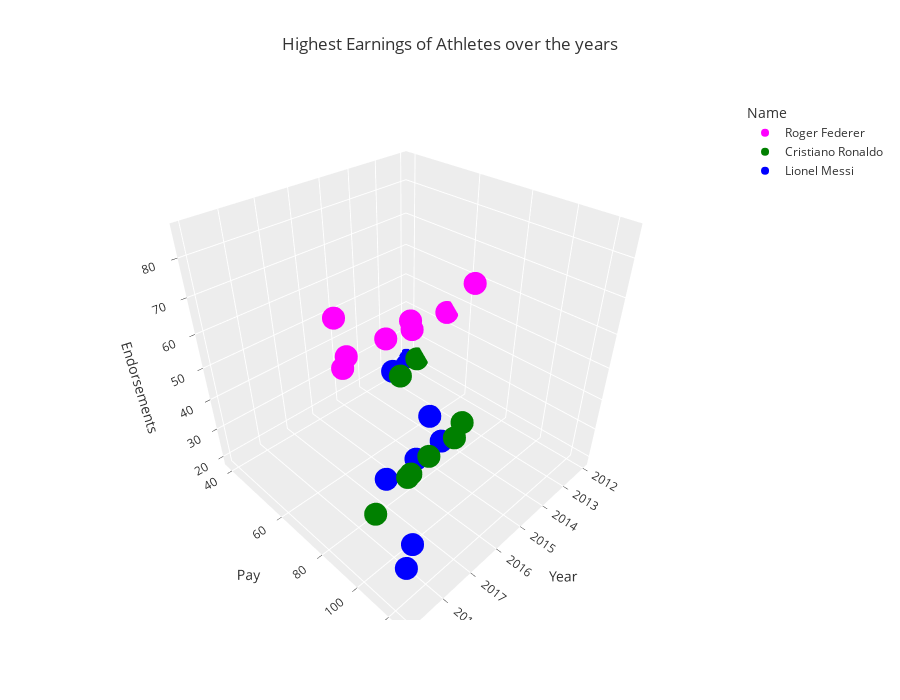

Notebook code for this chart:
### Code cell
fig=px.scatter_3d(
data_frame=de,
x='Year',
y='Pay',
z='Endorsements',
color='Name',
color_discrete_sequence=['magenta','green','blue'],
log_y=True,  #we are adding a log scale for Pay, we can also do for x and z
template='ggplot2',
title='Highest Earnings of Athletes over the years',       
height=700,                 # height of graph in pixels
)

pio.show(fig)

### Figure 1 — Plotly figure (JSON) as saved in the notebook; plotly's stock layout.template omitted (floating-point values rounded to 4 significant figures)
{"data": [{"hovertemplate": "Name=Roger Federer<br>Year=%{x}<br>Pay=%{y}<br>Endorsements=%{z}<extra></extra>", "legendgroup": "Roger Federer", "marker": {"color": "magenta", "symbol": "circle"}, "mode": "markers", "name": "Roger Federer", "scene": "scene", "showlegend": true, "type": "scatter3d", "x": [2012, 2013, 2014, 2015, 2016, 2017, 2018, 2019], "y": [52.7, 71.5, 56.2, 67, 67.8, 64, 77.2, 93.4], "z": [45, 65, 52, 58, 60, 58, 65, 86]}, {"hovertemplate": "Name=Cristiano Ronaldo<br>Year=%{x}<br>Pay=%{y}<br>Endorsements=%{z}<extra></extra>", "legendgroup": "Cristiano Ronaldo", "marker": {"color": "green", "symbol": "circle"}, "mode": "markers", "name": "Cristiano Ronaldo", "scene": "scene", "showlegend": true, "type": "scatter3d", "x": [2012, 2013, 2014, 2015, 2016, 2017, 2018, 2019], "y": [42.5, 44, 80, 88, 88, 93, 108, 109], "z": [22, 21, 28, 32, 32, 35, 47, 44]}, {"hovertemplate": "Name=Lionel Messi<br>Year=%{x}<br>Pay=%{y}<br>Endorsements=%{z}<extra></extra>", "legendgroup": "Lionel Messi", "marker": {"color": "blue", "symbol": "circle"}, "mode": "markers", "name": "Lionel Messi", "scene": "scene", "showlegend": true, "type": "scatter3d", "x": [2012, 2013, 2014, 2015, 2016, 2017, 2018, 2019], "y": [39, 41.3, 64.7, 81.4, 81.4, 80, 111, 127], "z": [19, 21, 23, 28, 28, 27, 27, 35]}], "layout": {"height": 700, "legend": {"title": {"text": "Name"}, "tracegroupgap": 0}, "scene": {"domain": {"x": [0, 1], "y": [0, 1]}, "xaxis": {"title": {"text": "Year"}}, "yaxis": {"title": {"text": "Pay"}, "type": "log"}, "zaxis": {"title": {"text": "Endorsements"}}}, "title": {"text": "Highest Earnings of Athletes over the years"}}}
